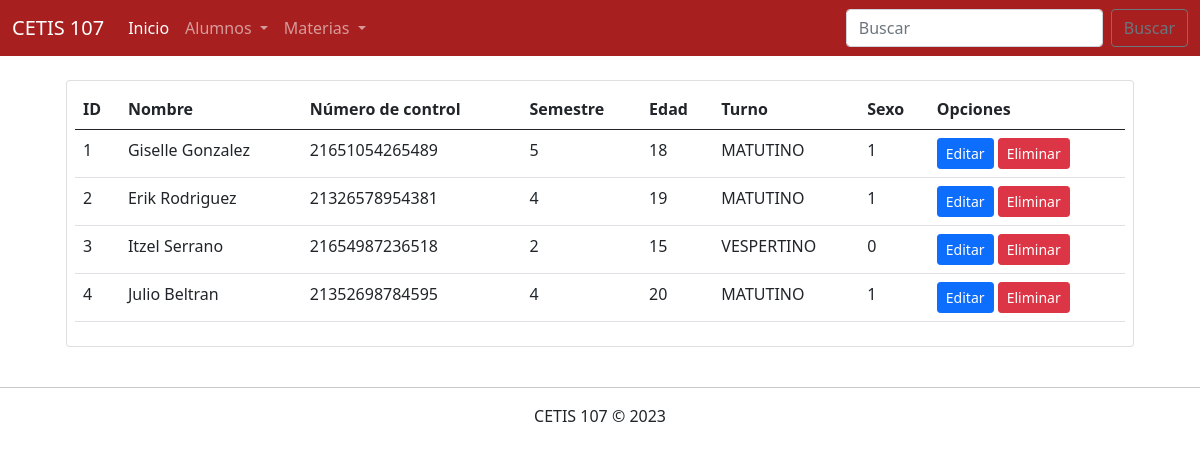
Screenshot of /consultarAlumnos.php with the database file from the repository.
### tables this page shows
CREATE TABLE `alumnos` (
  `id` int(11) NOT NULL,
  `nombre` varchar(100) NOT NULL,
  `numero_control` varchar(30) NOT NULL,
  `semestre` int(11) NOT NULL,
  `edad` int(11) NOT NULL,
  `turno` varchar(10) NOT NULL,
  `sexo` tinyint(4) NOT NULL
);

### consultarAlumnos.php (the view, shortened to what this page needs)
<!DOCTYPE html>
<html lang="en">
<head>
    <link rel="stylesheet" href="css/bootstrap.css">
</head>
<body>
    <?php
        include 'menu.php';
        include 'conexion.php';
        $sql = "SELECT * FROM alumnos";
        $datos = $conexion->query($sql);
    ?>
    <div class="container">
        <div class="row">
            <div class="col-12">
                <?php if($datos->num_rows > 0) { ?>
                <div class="table-responsive card m-4 p-2">
                    <table class="table table-hover">
                        <thead>
                            <tr>
                                <th>ID</th>
                                <th>Nombre</th>
                                <th>Número de control</th>
                                <th>Semestre</th>
                                <th>Edad</th>
                                <th>Turno</th>
                                <th>Sexo</th>
                                <th>Opciones</th>
                            </tr>
                        </thead>
                        <tbody>
                            <?php while($registro = $datos->fetch_assoc()){ ?>
                                <tr>
                                    <td><?php echo $registro["id"]; ?></td>
                                    <td><?php echo $registro["nombre"]; ?></td>
                                    <td><?php echo $registro["numero_control"]; ?></td>
                                    <td><?php echo $registro["semestre"]; ?></td>
                                    <td><?php echo $registro["edad"]; ?></td>
                                    <td><?php echo $registro["turno"]; ?></td>
                                    <td><?php echo $registro["sexo"]; ?></td>
                                    <td>
                                        <a href="editarAlumno.php?id=<?php echo $registro["id"]; ?>"  class="btn btn-sm btn-primary">Editar</a>
                                        <a href="eliminarAlumno.php?id=<?php echo $registro["id"]; ?>" class="btn btn-sm btn-danger">Eliminar</a>
                                    </td>
                                </tr>
                            <?php } ?>
                        </tbody>
                    </table>
                </div>
                <?php } else { ?>
                    <h2 class="m-4">No existe datos de alumnos en la base e datos</h2>
                <?php } ?>
            </div>
        </div>
    </div>
    <footer class="text-center">
        <hr>
        CETIS 107 &copy; 2023
    </footer>
</body>
</html>

### menu.php (shortened to what this page needs)
<nav class="navbar navbar-expand-lg navbar-dark" style="background-color: #a7201f;">
  <div class="container-fluid">
    <a class="navbar-brand" href="#">CETIS 107</a>
    <div class="collapse navbar-collapse" id="navbarSupportedContent">
      <ul class="navbar-nav me-auto mb-2 mb-lg-0">
        <li class="nav-item">
          <a class="nav-link active" aria-current="page" href="inicio.php">Inicio</a>
        </li>
        <li class="nav-item dropdown">
          <a class="nav-link dropdown-toggle" href="#" id="navbarDropdown" role="button" data-bs-toggle="dropdown" aria-expanded="false">
            Alumnos
          </a>
        </li>
        <li class="nav-item dropdown">
          <a class="nav-link dropdown-toggle" href="#" id="navbarDropdown" role="button" data-bs-toggle="dropdown" aria-expanded="false">
            Materias
          </a>
        </li>
      </ul>
      <form class="d-flex">
        <input class="form-control me-2" type="search" placeholder="Buscar" aria-label="Search">
        <button class="btn btn-outline-secondary" type="submit">Buscar</button>
      </form>
    </div>
  </div>
</nav>

### rows the page displays
alumnos: id "1", nombre "Giselle Gonzalez", numero_control "21651054265489", semestre "5", edad "18", turno "MATUTINO", sexo "1"
alumnos: id "2", nombre "Erik Rodriguez", numero_control "21326578954381", semestre "4", edad "19", turno "MATUTINO", sexo "1"
alumnos: id "3", nombre "Itzel Serrano", numero_control "21654987236518", semestre "2", edad "15", turno "VESPERTINO", sexo "0"
alumnos: id "4", nombre "Julio Beltran", numero_control "21352698784595", semestre "4", edad "20", turno "MATUTINO", sexo "1"
